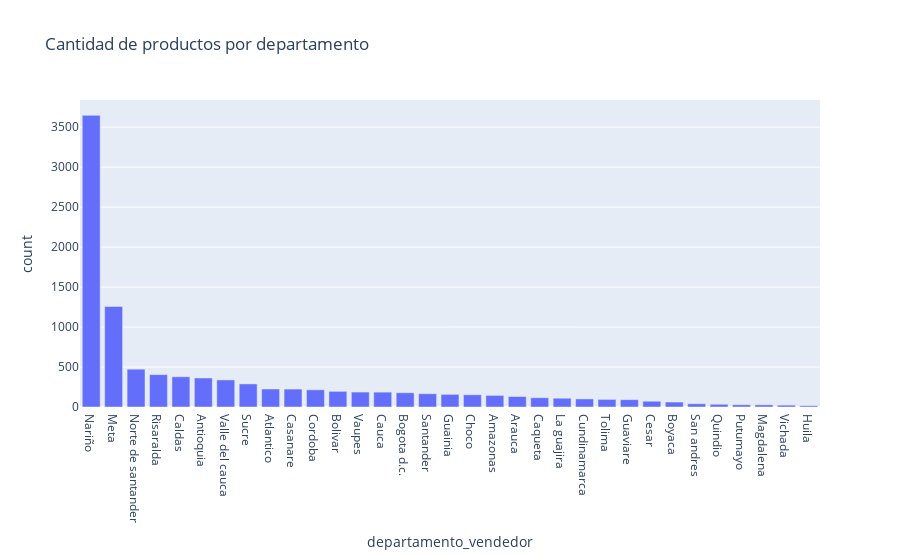

This figure's notebook cell:
### Code cell
data_estado = data['departamento_vendedor'].value_counts().reset_index()
data_estado.columns = ['departamento_vendedor', 'count']
fig = px.bar(data_estado, x='departamento_vendedor', y='count', title='Cantidad de productos por departamento')
fig.show()

### Figure 1 — Plotly figure (JSON) as saved in the notebook; plotly's stock layout.template omitted (floating-point values rounded to 4 significant figures)
{"data": [{"alignmentgroup": "True", "hovertemplate": "departamento_vendedor=%{x}<br>count=%{y}<extra></extra>", "legendgroup": "", "marker": {"color": "#636efa", "pattern": {"shape": ""}}, "name": "", "offsetgroup": "", "orientation": "v", "showlegend": false, "textposition": "auto", "type": "bar", "x": ["Nariño", "Meta", "Norte de santander", "Risaralda", "Caldas", "Antioquia", "Valle del cauca", "Sucre", "Atlantico", "Casanare", "Cordoba", "Bolivar", "Vaupes", "Cauca", "Bogota d.c.", "Santander", "Guainia", "Choco", "Amazonas", "Arauca", "Caqueta", "La guajira", "Cundinamarca", "Tolima", "Guaviare", "Cesar", "Boyaca", "San andres", "Quindio", "Putumayo", "Magdalena", "Vichada", "Huila"], "xaxis": "x", "y": [3648, 1258, 473, 405, 378, 363, 339, 289, 225, 224, 215, 196, 187, 186, 178, 166, 158, 153, 145, 131, 116, 110, 101, 95, 92, 72, 62, 41, 34, 28, 27, 23, 16], "yaxis": "y"}], "layout": {"barmode": "relative", "legend": {"tracegroupgap": 0}, "title": {"text": "Cantidad de productos por departamento"}, "xaxis": {"anchor": "y", "domain": [0, 1], "title": {"text": "departamento_vendedor"}}, "yaxis": {"anchor": "x", "domain": [0, 1], "title": {"text": "count"}}}}
